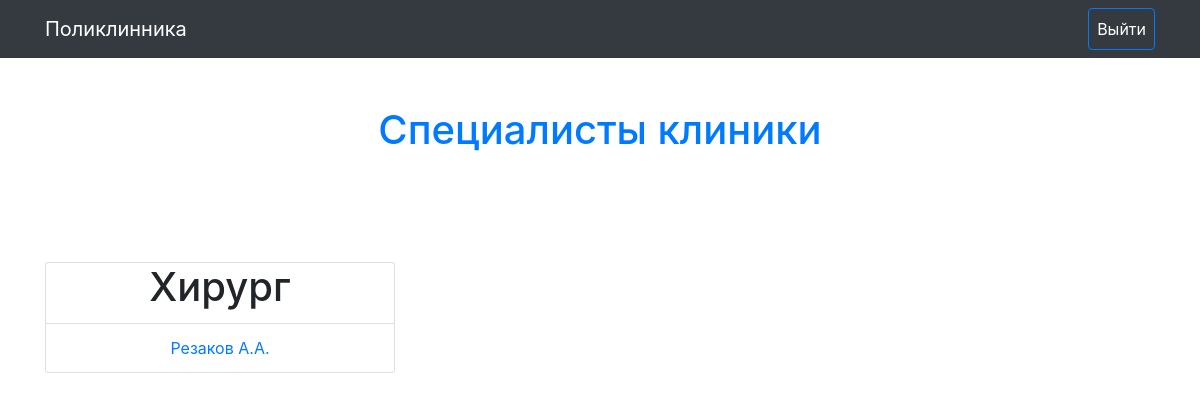
Before: /doctors/ (signed in) with the older database file.
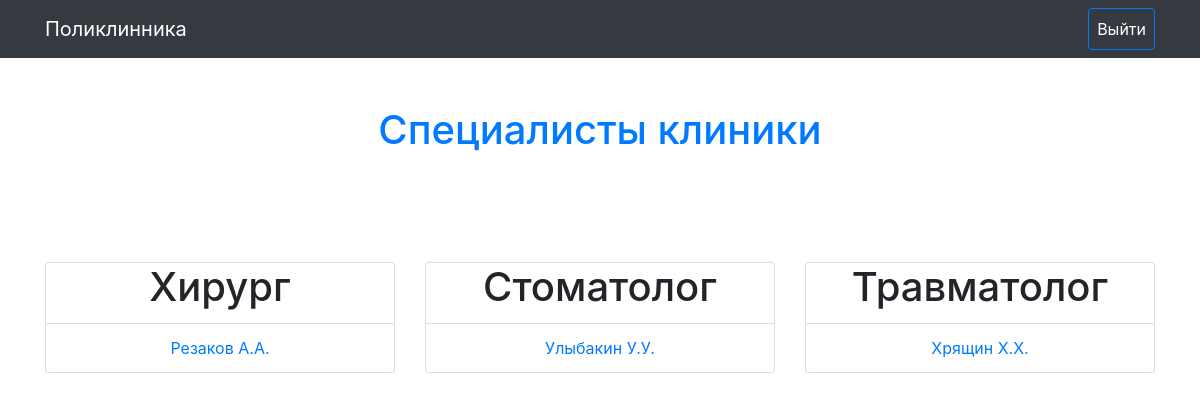
After: the same page with the newer database file.
### registration_app/models.py (models this page shows, shortened)
class Specialty(models.Model):
    title = models.CharField(max_length=50, verbose_name='Специальность')
    class Meta:
        verbose_name = 'Специальность'
        verbose_name_plural = 'Специальности'

class Doctors(models.Model):
    specialty = models.ForeignKey(Specialty, verbose_name='Специальность', on_delete=models.CASCADE)
    full_name = models.CharField(max_length=50, verbose_name='ФИО')
    class Meta:
        verbose_name = 'Врач'
        verbose_name_plural = 'Врачи'

### registration_app/views.py (the view)
# urls.py: url(r'^doctors/$', views.doctors, name='doctors'),
def doctors(request):
    if request.user.is_authenticated():
        context = {
            'doctors': Doctors.objects.all().order_by('specialty'),
            'specialty': Specialty.objects.all().order_by('id'),
            'btn_title': 'Выйти',
            'url_btn': reverse('registration:user_logout'),
            'title_page': 'Специалисты клиники',
        }
        return render(request, 'registration_app/doctors.html', context)
    return redirect('registration:user_login')

### templates/registration_app/doctors.html (shortened to what this page needs)
{% extends 'registration_app/base.html' %}
{% load staticfiles %}
{% block content %}
  <div class="py-5 text-center">
    <div class="container">
      <div class="row">
        {% for spec in specialty %}
        <div class="col-md-4">
          <div class="card my-1">
            <div class="card-block text-center">
              <h1 class="card-title">{{ spec.title }}</h1>
            </div>
            <ul class="list-group list-group-flush">
              {% for doctor in doctors %}
              {% if spec.id == doctor.specialty_id %}
              <li class="list-group-item">
                <a class="card-link" href="{% url 'registration:schedule' doctor.id %}">{{ doctor.full_name }}</a>
              </li>
              {% endif %}
              {% endfor %}
            </ul>
          </div>
        </div>
        {% endfor %}
      </div>
    </div>
  </div>
{% endblock %}

### templates/registration_app/base.html (shortened to what this page needs)
{% load staticfiles %}
<html>
<head>
  <link rel="stylesheet" href="https://maxcdn.bootstrapcdn.com/bootstrap/4.0.0-beta/css/bootstrap.min.css">
</head>
<body class="">
  <nav class="navbar navbar-expand-md text-center navbar-dark bg-dark">
    <div class="container">
      <a class="navbar-brand" {% if user.is_authenticated %}href="{% url 'registration:doctors' %}"{% else %}href="{% url 'registration:user_login' %}"{% endif %}>Поликлинника</a>
      <div class="text-center justify-content-center" id="navbar2SupportedContent">
        <ul class="navbar-nav">
          <li class="nav-item active">
              <span class="nav-link">{% if user.is_authenticated %}{{ user.last_name }}{% endif %}</span>
          </li>
          <li class="nav-item active">
              <a class="nav-link btn btn-outline-primary" href="{{ url_btn }}">{{ btn_title }}</a>
          </li>
        </ul>
      </div>
    </div>
  </nav>
    <div class="py-5">
    <div class="container">
      <div class="row">
        <div class="col-md-12">
          <h1 class="text-center text-primary">{{ title_page }}</h1>
        </div>
      </div>
    </div>
  </div>
  {% block content %}
  {% endblock %}
</body>
</html>

Changed rows visible on the page:
added Specialty: title "Стоматолог"
added Doctors: full_name "Улыбакин У.У.", shown under "Стоматолог"
added Specialty: title "Травматолог"
added Doctors: full_name "Хрящин Х.Х.", shown under "Травматолог"
